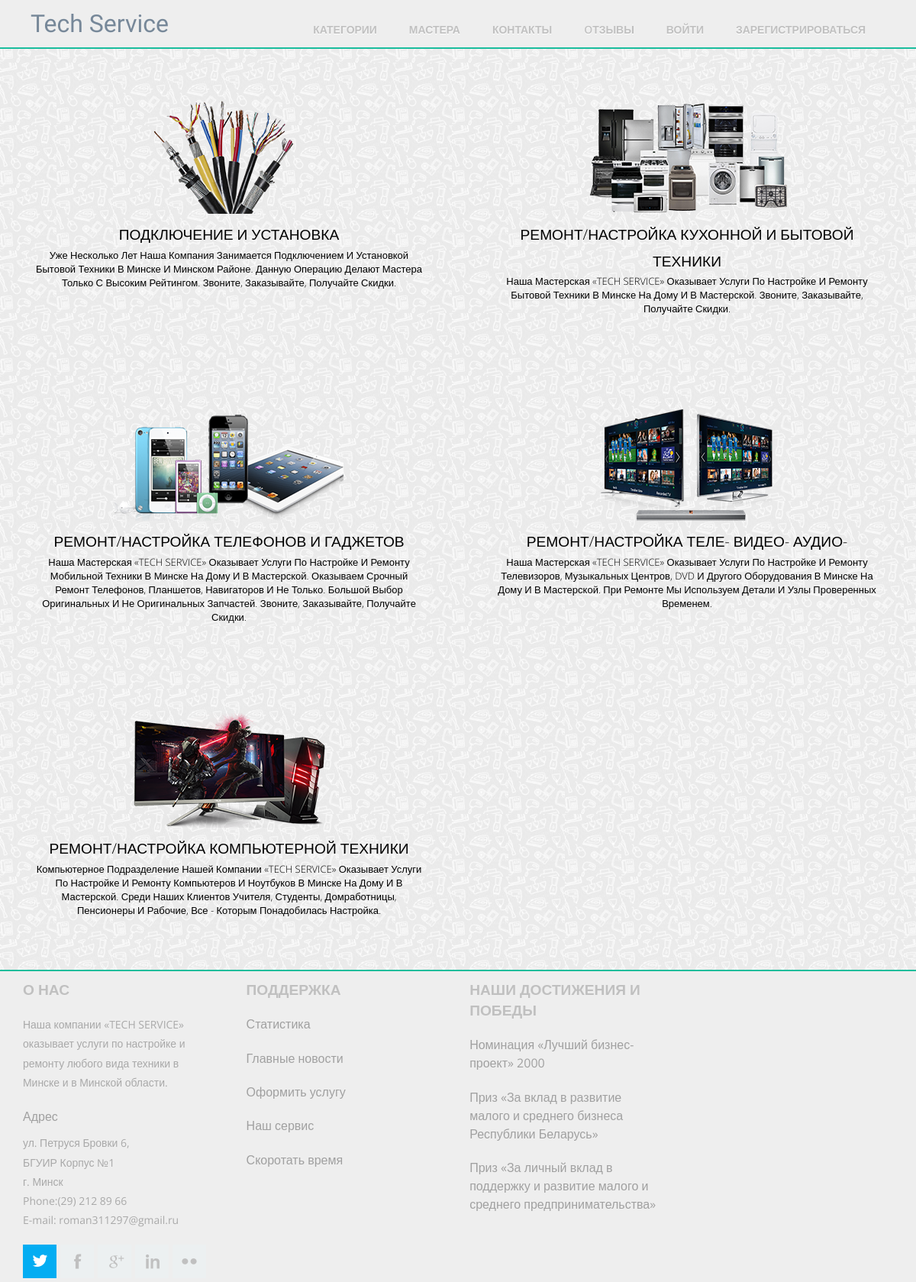
Screenshot of /areas/ with the database file from the repository.
### mainApp/models.py (models this page shows, shortened)
class Area(models.Model):
    name = models.CharField(max_length=120)
    description = models.TextField()
    photo = models.ImageField(upload_to='areas/', default="")

### mainApp/views.py (the view)
# urls.py: url(r'^areas/$', AreaList.as_view(), name="areas"),
class AreaList(ListView):
    model = Area

### mainApp/templates/mainApp/area_list.html (shortened to what this page needs)
{% extends "mainApp/wrapper.html" %} {% load static %} {% block content %} {% for area in object_list %}
<div class="area-item">
    <a href="{% url 'areas-detail' area.pk %}">
        <div class="portfolio web" data-cat="web">
            <div class="portfolio-wrapper">
                <div class="portfolio-img"><img src={{area.photo.url}} alt="Area image" /></div>
                <div class="label">
                    <div class="label-text">
                        <p class="text-title">{{ area.name }}</p>
                        <span class="text-category">{{ area.description }}</span>
                    </div>
                </div>
            </div>
        </div>
    </a>
</div>
{% endfor %} {% endblock %}

### mainApp/static/css/style.css (style rules this page uses)
html, body, div, span, applet, object, iframe, h1, h2, h3, h4, h5, h6, p, blockquote, pre, a, abbr, acronym, address, big, cite, code, del, dfn, em, img, ins, kbd, q, s, samp, small, strike, strong, sub, sup, tt, var, b, u, i, dl, dt, dd, ol, nav ul, nav li, fieldset, form, label, legend, table, caption, tbody, tfoot, thead, tr, th, td, article, aside, canvas, details, embed, figure, figcaption, footer, header, hgroup, menu, nav, output, ruby, section, summary, time, mark, audio, video { margin: 0; padding: 0; border: 0; font-size: 100%; font: inherit; vertical-align: baseline; }
a { text-decoration: none; }
img { max-width: 100%; }
body { font-family: 'Open Sans', sans-serif; background: url(/static/images/tile-main.png); background-repeat: repeat; font-size: 100%; }
.portfolio-wrapper { overflow: hidden; position: relative; cursor: pointer; height: 330px; }
.portfolio-img { width: 300px; margin: auto; margin-top: 30px; }
.area-item { float: left; width: 44%; margin-top: 30px; margin: 3%; height: 330px; }
.portfolio, .label-bg { -webkit-transition: all 0.3s ease-in-out; -moz-transition: all 0.3s ease-in-out; -o-transition: all 0.3s ease-in-out; transition: all 0.3s ease-in-out; }
.portfolio .label-text { text-align: center; color: #000; position: relative; z-index: 500; padding: 5px 8px; }
.text-title { font-size: 1.2em; color: #000; font-weight: 100; text-transform: capitalize; line-height: 1.8em; }
.portfolio .text-category { display: block; font-size: 0.8125em; text-transform: capitalize; font-weight: 100; }

### rows the page displays
Area: photo (picture), name "ПОДКЛЮЧЕНИЕ И УСТАНОВКА", description "Уже Несколько Лет Наша Компания Занимается Подключением И Установкой Бытовой Техники В Минске И Минском Районе. Данную Операцию Делают Мастера Только С Высоким Рейтингом. Звоните, Заказывайте, Получайте Скидки."
Area: photo (picture), name "РЕМОНТ/НАСТРОЙКА КУХОННОЙ И БЫТОВОЙ ТЕХНИКИ", description "Наша Мастерская «TECH SERVICE» Оказывает Услуги По Настройке И Ремонту Бытовой Техники В Минске На Дому И В Мастерской. Звоните, Заказывайте, Получайте Скидки."
Area: photo (picture), name "РЕМОНТ/НАСТРОЙКА ТЕЛЕФОНОВ И ГАДЖЕТОВ", description "Наша Мастерская «TECH SERVICE» Оказывает Услуги По Настройке И Ремонту Мобильной Техники В Минске На Дому И В Мастерской. Оказываем Срочный Ремонт Телефонов, Планшетов, Навигаторов И Не Только. Большой Выбор Оригинальных И Не Оригинальных Запчастей. Звоните, Заказывайте, Получайте Скидки."
Area: photo (picture), name "РЕМОНТ/НАСТРОЙКА ТЕЛЕ- ВИДЕО- АУДИО-", description "Наша Мастерская «TECH SERVICE» Оказывает Услуги По Настройке И Ремонту Телевизоров, Музыкальных Центров, DVD И Другого Оборудования В Минске На Дому И В Мастерской. При Ремонте Мы Используем Детали И Узлы Проверенных Временем."
Area: photo (picture), name "РЕМОНТ/НАСТРОЙКА КОМПЬЮТЕРНОЙ ТЕХНИКИ", description "Компьютерное Подразделение Нашей Компании «TECH SERVICE» Оказывает Услуги По Настройке И Ремонту Компьютеров И Ноутбуков В Минске На Дому И В Мастерской. Среди Наших Клиентов Учителя, Студенты, Домработницы, Пенсионеры И Рабочие, Все - Которым Понадобилась Настройка."
